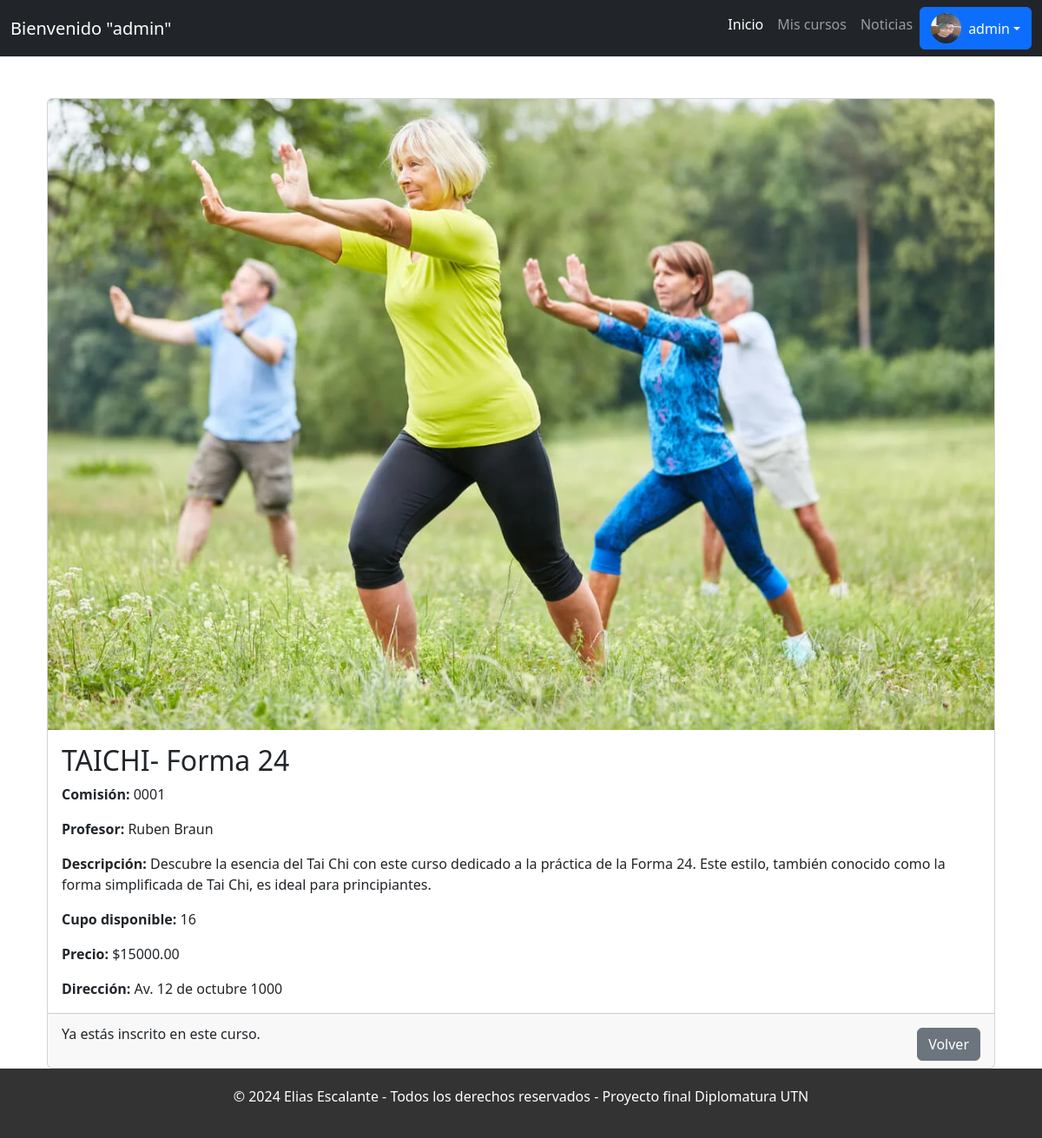
/cursos/detalle/1/ (signed in), run on an earlier commit of the app's database.
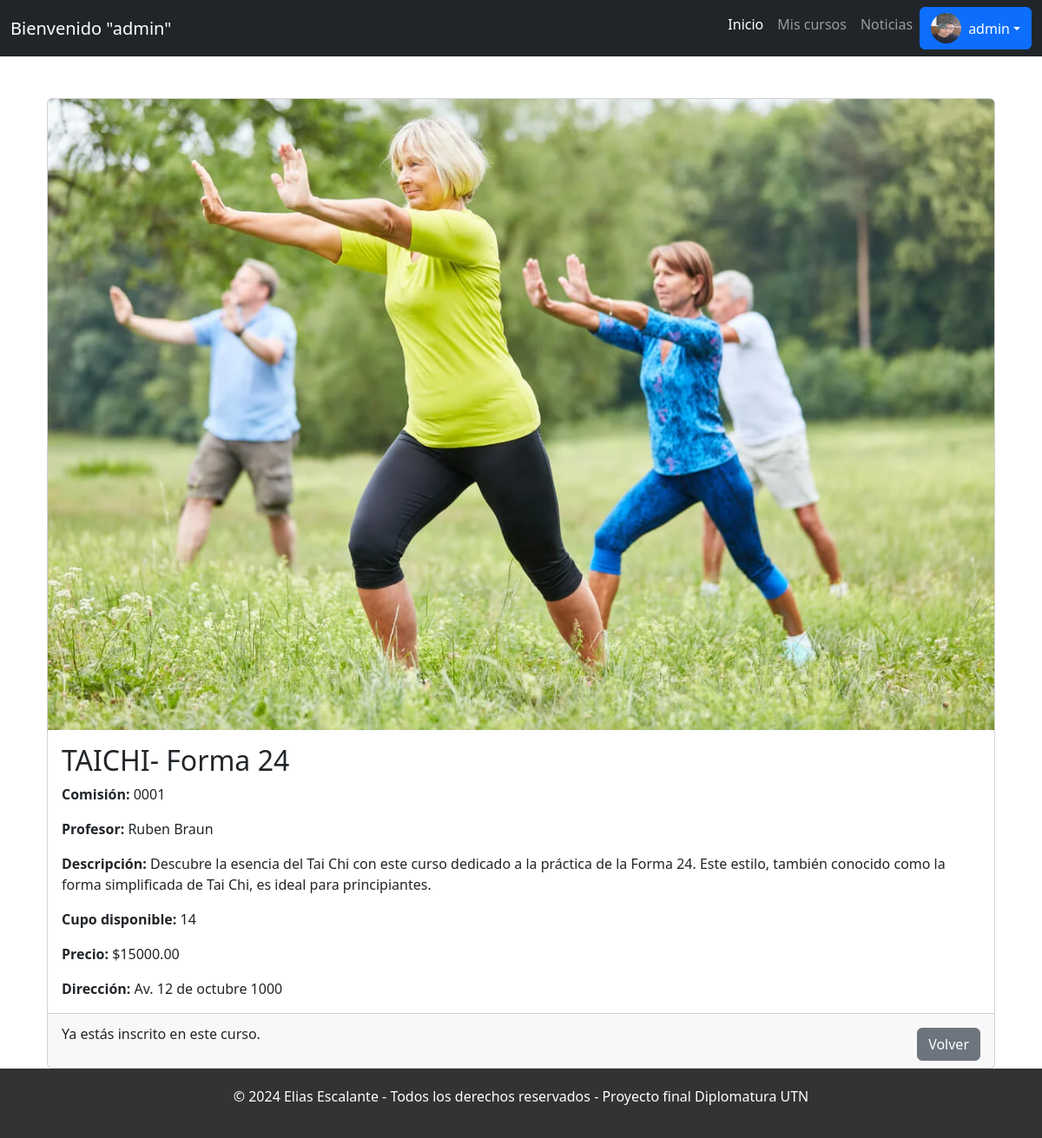
And on a later commit of the database.
### cursos/models.py (models this page shows, shortened)
class Curso(models.Model):
    nombre = models.CharField(max_length=50)
    comision = models.CharField(max_length=20)
    Profesor = models.CharField(max_length=50)
    Descripcion = models.TextField(max_length=500)
    cupo = models.IntegerField(default=0)
    precio = models.DecimalField(max_digits=12, decimal_places=2, default=0.00)
    imagen = models.ImageField(upload_to="producto/%Y/%m/%d", blank=True, null=True)
    direccion= models.CharField(max_length=200)

### cursos/views.py (the view)
# urls.py: path('detalle/<int:curso_id>/', views.detalle_curso, name='detalle_curso'),
def detalle_curso(request, curso_id):
    curso = get_object_or_404(Curso, id=curso_id)
    usuario = request.user
    inscripto = Ticket.objects.filter(usuario=usuario, curso=curso).exists()
    cupos = curso.cupo <= 0
    return render(request, 'cursos/detalle_curso.html', {'curso': curso, 'inscripto': inscripto, 'cupos': cupos})

### templates/cursos/detalle_curso.html (shortened to what this page needs)
{% extends 'layout.html' %}
{% block content %}
<div class="container mt-5">
    <div class="card">
        <img src="{{ curso.imagen.url }}" class="card-img-top" alt="{{ curso.nombre }}"
            style="max-height: 700%; object-fit: cover; width: 100%;">
        <div class="card-body">
            <h2 class="card-title">{{ curso.nombre }}</h2>
            <p class="card-text"><strong>Comisión:</strong> {{ curso.comision }}</p>
            <p class="card-text"><strong>Profesor:</strong> {{ curso.Profesor }}</p>
            <p class="card-text"><strong>Descripción:</strong> {{ curso.Descripcion }}</p>
            <p class="card-text"><strong>Cupo disponible:</strong> {{ curso.cupo }}</p>
            <p class="card-text"><strong>Precio:</strong> ${{ curso.precio }}</p>
            <p class="card-text"><strong>Dirección:</strong> {{ curso.direccion }}</p>
        </div>
        <div class="card-footer d-flex justify-content-between align-items-center">
            {% if user.is_authenticated %}
                {% if not inscripto %}
                    {% if not cupos %}
                        <form action="{% url 'inscribirse_curso' curso.id %}" method="post">
                            {% csrf_token %}
                            <button type="submit" class="btn btn-primary">Inscribirse</button>
                        </form>
                    {% else %}
                        <p>No hay cupos disponibles para este curso.</p>
                    {% endif %}
                {% else %}
                    <p>Ya estás inscrito en este curso.</p>
                {% endif %}
            {% else %}
                <p><a href="{% url 'login' %}">Inicia sesión</a> para inscribirte en este curso.</p>
            {% endif %}
            <a href="{% url 'home_usuarios' %}" class="btn btn-secondary mt-2">Volver</a>
        </div>
    </div>
</div>
{% endblock %}

What changed in the data, as far as the page shows it:
changed Curso "TAICHI- Forma 24": cupo "16" → "14"
